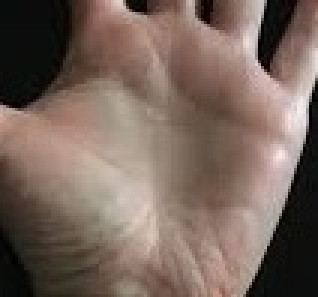
#> input picture 2.jpg, 106 x 99 px, found by its file name (shown 3 times larger)
$ python test.py
#> lines starting #> are read from the running program, lines starting #| are printed output that depends on the picture; long printed decimals are rounded
import numpy as np
import cv2
import scipy.spatial.distance as dist
import hmac
import hashlib
import binascii

def create_sha256_signature(key, message):
    byte_key = key#binascii.unhexlify(key)
    message = message.encode()
    return hmac.new(byte_key, message, hashlib.sha256).hexdigest().upper()

ids = ['a','b','c','d','e','f','g','h','i','j','k','l','m','n','o','p','q','r','s','t','u','v','w','x','y','z','0','1','2','3','4','5','6','7','8','9']

img = cv2.imread('images/2.jpg')
#> img is the input picture: shape (99, 106, 3); mean B, G, R 91.8, 101.5, 119.7
img_filter = cv2.GaussianBlur(img,(5,5),0)
img_filter = cv2.medianBlur(img_filter,5)
img_filter = cv2.cvtColor(img_filter, cv2.COLOR_BGR2GRAY)
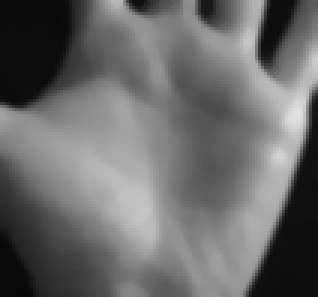
#> img_filter: shape (99, 106) (shown 3 times larger); min 8, max 224, mean 105.8
clahe = cv2.createCLAHE(clipLimit=6.0, tileGridSize=(30,30))
img_filter = clahe.apply(img_filter)
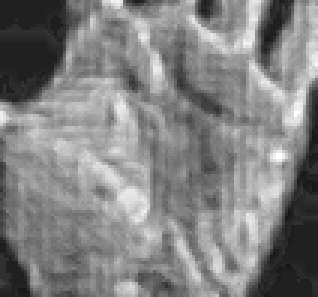
#> img_filter: shape (99, 106) (shown 3 times larger); min 22, max 255, mean 129.8
img_filter = cv2.Canny(img_filter,10,120)
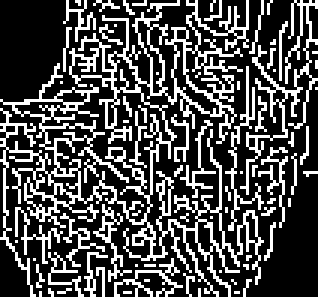
#> img_filter: shape (99, 106) (shown 3 times larger); 29.8% white in thin lines or dots
cv2.imwrite("test.png",img_filter)
img_filter = cv2.imread("test.png",0)

gray = np.float32(img_filter)
#> gray: shape (99, 106) float32; 29.8% white in thin lines or dots
dst = cv2.cornerHarris(gray,2,3,0.20)
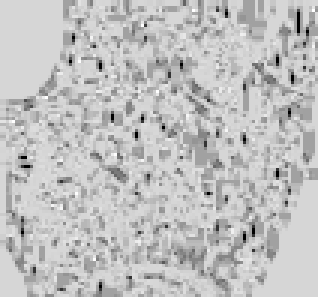
#> dst: shape (99, 106) float32 (shown 3 times larger); min -845650112, max 157733568, mean -85835976; drawn with min black and max white
dst = cv2.dilate(dst,None)
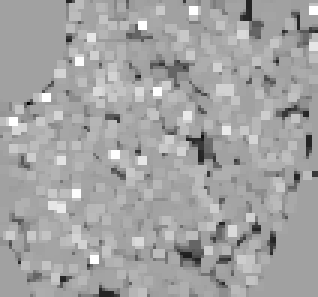
#> dst: shape (99, 106) float32 (shown 3 times larger); min -273349760, max 157733568, mean 3711827.2; drawn with min black and max white
img_filter = cv2.imread("test.png")
#> img_filter: shape (99, 106, 3); 29.8% white in thin lines or dots
img_filter[dst>0.20*dst.max()]=[0,255,0]
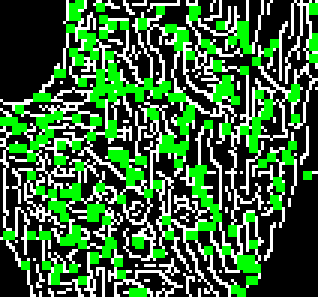
#> img_filter: shape (99, 106, 3) (shown 3 times larger); mean B, G, R 58.1, 104.3, 58.1

temp1 = cv2.cvtColor(img_filter, cv2.COLOR_BGR2GRAY)
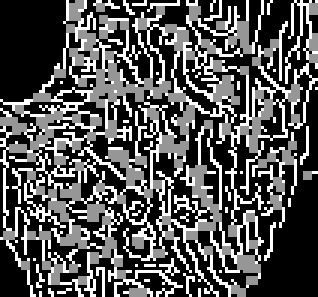
#> temp1: shape (99, 106) (shown 3 times larger); min 0, max 255, mean 85.3
temp2 = dst
print(temp1.shape)
#| (99, 106)
print(temp2.shape)
#| (99, 106)
distance = dist.euclidean(temp1.flatten(), temp2.flatten())
#> distance = 4.72e+09

points = temp1[0:1,0:30]
points = (points/255)[0]
#> points = 30 values, max 1 at index 22, min 0 at index 0, mean 0.125
print(points)
#| [0.         0.         0.         0.         0.         0.
#|  0.         0.         0.         0.         0.         0.
#|  0.         0.         0.         0.         0.         0.
#|  0.         0.         0.         0.         1.         0.
#|  0.         0.5882 0.5882 0.5882 1.         0.        ]

master_key = 0
for i in range(len(points)):
    if points[i] == 1:
        master_key = master_key + pow(2, i)
#> this loop made 30 passes
#> master_key on passes 23, 29: 4194304, 272629760
#> after the loop, master_key = 272629760
print(master_key)
#| 272629760
user = 'kaleem'
random_userid = ''
for i in range(len(user)):
    ch = user[i]
    for j in range(len(ids)):
        if ids[j] == ch:
            random_userid+=str(j)

print(random_userid)
secret_key = str(master_key).encode()
hmac = create_sha256_signature(secret_key,random_userid+str(points.ravel()[0]))
print(hmac)
#| BA19E569FA0E6D1F02F6C6B9BC83FD5AF1E0F3F557E0CA75CE97F37B1CA4D982
cv2.imshow("test",img_filter)
cv2.waitKey(0)

$ run again, with 1.jpg copied over 2.jpg
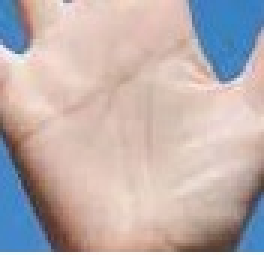
#> input picture 1.jpg, 88 x 85 px, found by its file name (shown 3 times larger)
#> img is the input picture: shape (85, 88, 3); mean B, G, R 174.4, 175.5, 189.2
#> gray: shape (85, 88) float32; 36.2% white in thin lines or dots
#> `img_filter[dst>0.20*dst.max()]=[0,255,0]`:
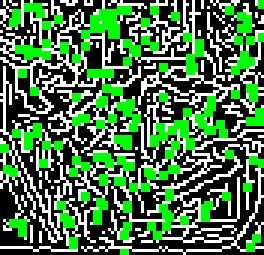
#> img_filter: shape (85, 88, 3) (shown 3 times larger); mean B, G, R 72.6, 122.1, 72.6
#> `temp1 = cv2.cvtColor(img_filter, cv2.COLOR_BGR2GRAY)`:
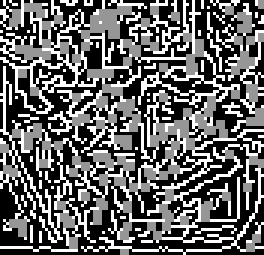
#> temp1: shape (85, 88) (shown 3 times larger); min 0, max 255, mean 101.7
#| (85, 88)
#| (85, 88)
#> distance = 3.98e+09
#> points = 30 values, max 1 at index 1, min 0 at index 0, mean 0.367
#| [0. 1. 0. 1. 0. 0. 0. 1. 0. 0. 1. 0. 0. 0. 0. 0. 0. 1. 0. 0. 1. 1. 1. 0.
#|  1. 1. 0. 0. 1. 0.]
#> the loop `for i in range(len(points)):` made 30 passes
#> master_key on passes 2, 4, 8, 11, 18, 21, 22, 23: 2, 10, 138, 1162, 132234, 1180810, 3277962, 7472266
#> after the loop `for i in range(len(points)):`: master_key = 326239370
#| 326239370
#| 6B3AEC2FDC83B525EF28D850C416A2335E670D3538A44C32F675CA0C7AD39279

$ run again, with 3.jpg copied over 2.jpg
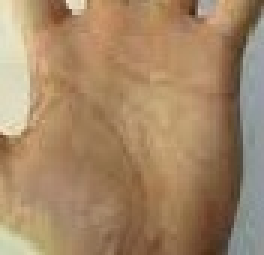
#> input picture 3.jpg, 88 x 85 px, found by its file name (shown 3 times larger)
#> img is the input picture: shape (85, 88, 3); mean B, G, R 102.2, 134.5, 164.1
#> `img_filter = cv2.Canny(img_filter,10,120)`:
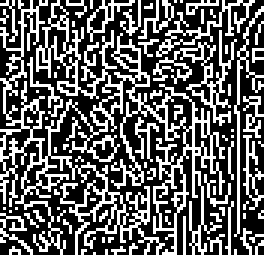
#> img_filter: shape (85, 88) (shown 3 times larger); 37% white in thin lines or dots
#> gray: shape (85, 88) float32; 37% white in thin lines or dots
#> `temp1 = cv2.cvtColor(img_filter, cv2.COLOR_BGR2GRAY)`:
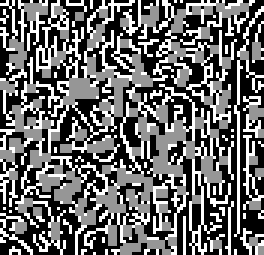
#> temp1: shape (85, 88) (shown 3 times larger); min 0, max 255, mean 105.2
#| (85, 88)
#| (85, 88)
#> distance = 3.89e+09
#> points = 30 values, max 1 at index 2, min 0 at index 0, mean 0.3
#| [0. 0. 1. 0. 1. 0. 1. 0. 0. 0. 1. 0. 0. 1. 0. 1. 0. 0. 0. 1. 0. 0. 1. 0.
#|  0. 0. 0. 1. 0. 0.]
#> the loop `for i in range(len(points)):` made 30 passes
#> master_key on passes 3, 5, 7, 11, 14, 16, 20, 23: 4, 20, 84, 1108, 9300, 42068, 566356, 4760660
#> after the loop `for i in range(len(points)):`: master_key = 138978388
#| 138978388
#| 9EF94D3ACD04D1F6A624DD415816DAFA396B95E144DD7A7ED9BD5D4774629A2E
